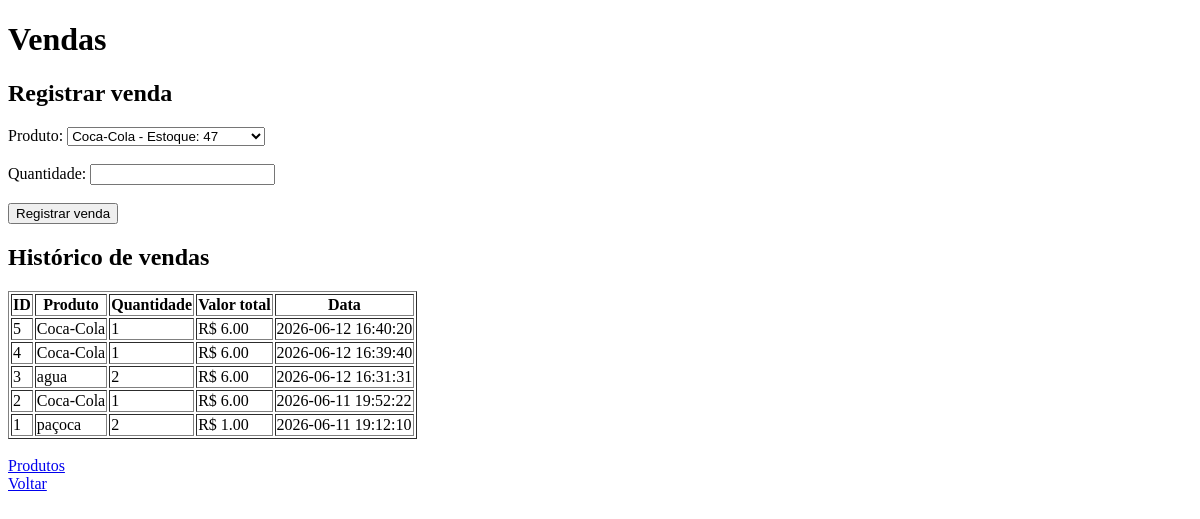
The page /vendas on the database as committed earlier.
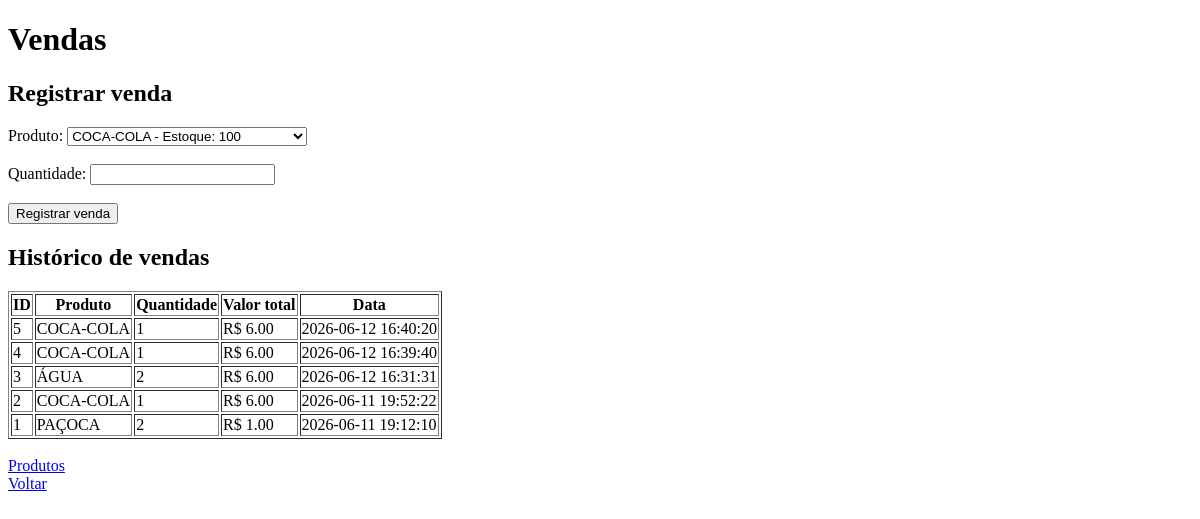
The same page on the database as committed later.
### tables this page shows
CREATE TABLE vendas (
    id INTEGER PRIMARY KEY AUTOINCREMENT,
    produto_id INTEGER,
    quantidade INTEGER,
    valor_total REAL,
    data_venda TIMESTAMP DEFAULT CURRENT_TIMESTAMP,
    FOREIGN KEY (produto_id) REFERENCES produtos(id)
);

CREATE TABLE produtos (
    id INTEGER PRIMARY KEY AUTOINCREMENT,
    nome TEXT NOT NULL,
    preco REAL NOT NULL,
    estoque INTEGER NOT NULL
);

### app.py (the view, shortened to what this page needs)
@app.route('/vendas', methods=['GET', 'POST'])
def vendas():
    conn = conectar()
    cursor = conn.cursor()
    cursor.execute("SELECT * FROM produtos")
    produtos = cursor.fetchall()
    cursor.execute("""
        SELECT
            vendas.id,
            produtos.nome,
            vendas.quantidade,
            vendas.valor_total,
            vendas.data_venda
        FROM vendas
        JOIN produtos ON vendas.produto_id = produtos.id
        ORDER BY vendas.data_venda DESC
    """)
    vendas = cursor.fetchall()
    conn.close()
    return render_template('vendas.html', produtos=produtos, vendas=vendas)

### app.py (called while the page is built)
def conectar():
    caminho = os.path.abspath("cantina2.db")
    return sqlite3.connect(caminho)

### templates/vendas.html (shortened to what this page needs)
<!DOCTYPE html>
<html>
<head>
</head>
<body>
    <h1>Vendas</h1>
    <h2>Registrar venda</h2>
    <form method="POST">
        <label>Produto:</label>
        <select name="produto_id" required>
            {% for produto in produtos %}
                <option value="{{ produto[0] }}">
                    {{ produto[1] }} - Estoque: {{ produto[3] }}
                </option>
            {% endfor %}
        </select>
        <br><br>
        <label>Quantidade:</label>
        <input type="number" name="quantidade" min="1" required>
        <br><br>
        <button type="submit">Registrar venda</button>
    </form>
    <h2>Histórico de vendas</h2>
    <table border="1">
        <tr>
            <th>ID</th>
            <th>Produto</th>
            <th>Quantidade</th>
            <th>Valor total</th>
            <th>Data</th>
        </tr>
        {% for venda in vendas %}
        <tr>
            <td>{{ venda[0] }}</td>
            <td>{{ venda[1] }}</td>
            <td>{{ venda[2] }}</td>
            <td>R$ {{ "%.2f"|format(venda[3]) }}</td>
            <td>{{ venda[4] }}</td>
        </tr>
        {% endfor %}
    </table>
    <br>
    <a href="/produtos">Produtos</a>
    <br>
    <a href="/">Voltar</a>
</body>
</html>

Rows that differ between the two databases and show on the page:
changed through a linked row, vendas id 5: nome "Coca-Cola" → "COCA-COLA"
changed through a linked row, vendas id 4: nome "Coca-Cola" → "COCA-COLA"
changed through a linked row, vendas id 3: nome "agua" → "ÁGUA"
changed through a linked row, vendas id 2: nome "Coca-Cola" → "COCA-COLA"
changed through a linked row, vendas id 1: nome "paçoca" → "PAÇOCA"
Other text that changed with them:
form field produto_id: "Coca-Cola - Estoque: 47" → "COCA-COLA - Estoque: 100"
